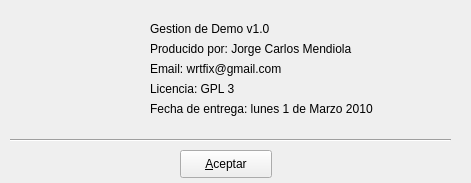
<?xml version="1.0" encoding="UTF-8"?>
<ui version="4.0">
 <class>Acerca</class>
 <widget class="QWidget" name="Acerca">
  <property name="geometry">
   <rect>
    <x>0</x>
    <y>0</y>
    <width>471</width>
    <height>183</height>
   </rect>
  </property>
  <property name="windowTitle">
   <string>Acerca de..</string>
  </property>
  <widget class="QPushButton" name="pushButton">
   <property name="geometry">
    <rect>
     <x>180</x>
     <y>150</y>
     <width>92</width>
     <height>28</height>
    </rect>
   </property>
   <property name="text">
    <string>&amp;Aceptar</string>
   </property>
  </widget>
  <widget class="QLabel" name="label">
   <property name="geometry">
    <rect>
     <x>150</x>
     <y>20</y>
     <width>151</width>
     <height>18</height>
    </rect>
   </property>
   <property name="text">
    <string>Gestion de Demo v1.0</string>
   </property>
  </widget>
  <widget class="QLabel" name="label_3">
   <property name="geometry">
    <rect>
     <x>150</x>
     <y>40</y>
     <width>241</width>
     <height>18</height>
    </rect>
   </property>
   <property name="text">
    <string>Producido por: Jorge Carlos Mendiola</string>
   </property>
  </widget>
  <widget class="QLabel" name="label_4">
   <property name="geometry">
    <rect>
     <x>150</x>
     <y>60</y>
     <width>181</width>
     <height>18</height>
    </rect>
   </property>
   <property name="text">
    <string>Email: wrtfix@gmail.com</string>
   </property>
  </widget>
  <widget class="QLabel" name="label_2">
   <property name="geometry">
    <rect>
     <x>150</x>
     <y>80</y>
     <width>101</width>
     <height>18</height>
    </rect>
   </property>
   <property name="text">
    <string>Licencia: GPL 3</string>
   </property>
  </widget>
  <widget class="Line" name="line">
   <property name="geometry">
    <rect>
     <x>10</x>
     <y>130</y>
     <width>441</width>
     <height>20</height>
    </rect>
   </property>
   <property name="orientation">
    <enum>Qt::Horizontal</enum>
   </property>
  </widget>
  <widget class="QLabel" name="label_5">
   <property name="geometry">
    <rect>
     <x>150</x>
     <y>100</y>
     <width>351</width>
     <height>18</height>
    </rect>
   </property>
   <property name="text">
    <string>Fecha de entrega: lunes 1 de Marzo 2010</string>
   </property>
  </widget>
 </widget>
 <resources/>
 <connections>
  <connection>
   <sender>pushButton</sender>
   <signal>clicked()</signal>
   <receiver>Acerca</receiver>
   <slot>clickAceptar()</slot>
   <hints>
    <hint type="sourcelabel">
     <x>214</x>
     <y>153</y>
    </hint>
    <hint type="destinationlabel">
     <x>82</x>
     <y>153</y>
    </hint>
   </hints>
  </connection>
 </connections>
 <slots>
  <slot>clickAceptar()</slot>
 </slots>
</ui>
